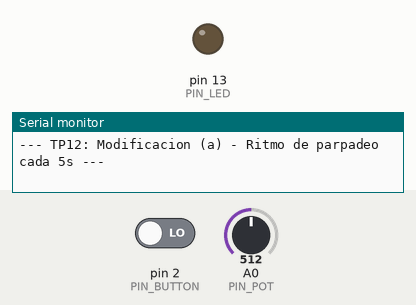
This sketch was run on a simulated Arduino Uno, built with avr-gcc and run on an emulated ATmega328P. On the bench: output pins drawn as LEDs (lit = HIGH), the last lines printed to the serial monitor. The inputs (shaded band) are chosen by the test bench; at power-on: pin 2 (PIN_BUTTON) LOW, A0 (PIN_POT) = 512.

Above: at 11.8 s.
11.9 s: pin 2 (PIN_BUTTON) driven HIGH
22.9 s: A0 (PIN_POT) set to 306
29.5 s: A0 (PIN_POT) set to 501
35.6 s: A0 (PIN_POT) set to 529
At 39.2 s:
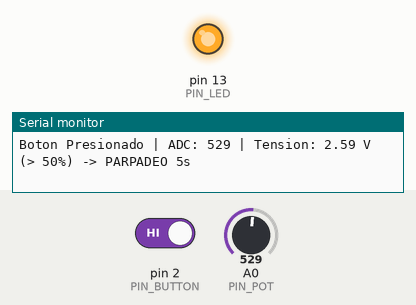
46.6 s: A0 (PIN_POT) set to 511
52.7 s: A0 (PIN_POT) set to 716
At 53.9 s:
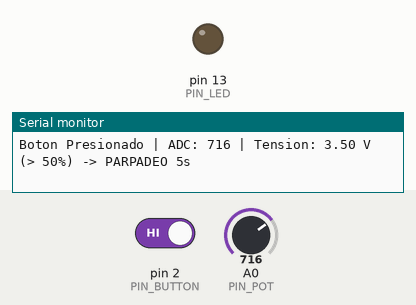
Timing chart, 0 to 64.7 s (numbered marks = the images above; inputs shaded):
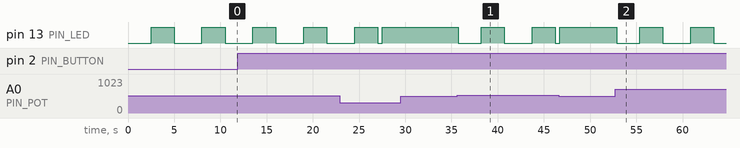

Measured:
- after the input at 35.6 s, pin 13 (PIN_LED): goes LOW 2.5 s, HIGH 2.5 s, LOW 3.0 s, HIGH 2.5 s, then LOW, starting after 0.12 s
- after the input at 52.7 s, pin 13 (PIN_LED): goes LOW 2.5 s, HIGH 2.5 s, LOW 3.0 s, HIGH 2.5 s, then LOW, starting after 0.18 s
- by itself, pin 13 (PIN_LED): alternates HIGH for 2.5 s and LOW for 3.0 s

The sketch:

firmware_mod_a_5s.ino
```cpp
//*------------------------------------------------------------------
//* UADER - FCyT | Ingeniería de Software II
//* Dr. Pedro E. Colla
//* TP12: Sistemas Embebidos - Arduino Uno
//* Alumno: Jesús Arévalo
//*
//* Modificación (a): Ritmo de parpadeo a una vez cada 5 segundos
//*------------------------------------------------------------------

const int PIN_BUTTON = 2;          // Pulsador en pin digital 2
const int PIN_POT    = A0;         // Potenciómetro en pin analógico A0
const int PIN_LED    = LED_BUILTIN;// LED onboard (pin digital 13)

const int UMBRAL_ADC = 511;        // 50% de 1023 (2.5V)
const int BUTTON_PRESSED = HIGH;

// Temporización para parpadeo de 5 segundos de período (2500 ms ON / 2500 ms OFF)
const unsigned long TIEMPO_SEMI_PERIODO = 2500;
const unsigned long DELAY_500MS = 500;

void setup() {
  pinMode(PIN_LED, OUTPUT);
  pinMode(PIN_POT, INPUT);
  pinMode(PIN_BUTTON, INPUT);

  Serial.begin(9600);
  Serial.println(F("--- TP12: Modificacion (a) - Ritmo de parpadeo cada 5s ---"));
}

void loop() {
  int estadoBoton = digitalRead(PIN_BUTTON);

  if (estadoBoton == BUTTON_PRESSED) {
    int valorADC = analogRead(PIN_POT);
    float tension = (valorADC * 5.0) / 1023.0;

    if (valorADC <= UMBRAL_ADC) {
      digitalWrite(PIN_LED, HIGH); // LED permanente encendido
      Serial.print(F("Boton Presionado | ADC: "));
      Serial.print(valorADC);
      Serial.print(F(" | Tension: "));
      Serial.print(tension, 2);
      Serial.println(F(" V (<= 50%) -> LED ON PERMANENTE"));
    } else {
      Serial.print(F("Boton Presionado | ADC: "));
      Serial.print(valorADC);
      Serial.print(F(" | Tension: "));
      Serial.print(tension, 2);
      Serial.println(F(" V (> 50%) -> PARPADEO 5s"));

      // Parpadeo con ritmo de 5 segundos
      digitalWrite(PIN_LED, LOW);
      delay(TIEMPO_SEMI_PERIODO);
      digitalWrite(PIN_LED, HIGH);
      delay(TIEMPO_SEMI_PERIODO);
      digitalWrite(PIN_LED, LOW);
    }
  } else {
    // Parpadeo con ritmo de 5 segundos
    digitalWrite(PIN_LED, LOW);
    delay(TIEMPO_SEMI_PERIODO);
    digitalWrite(PIN_LED, HIGH);
    delay(TIEMPO_SEMI_PERIODO);
    digitalWrite(PIN_LED, LOW);
  }

  delay(DELAY_500MS);
}
```
